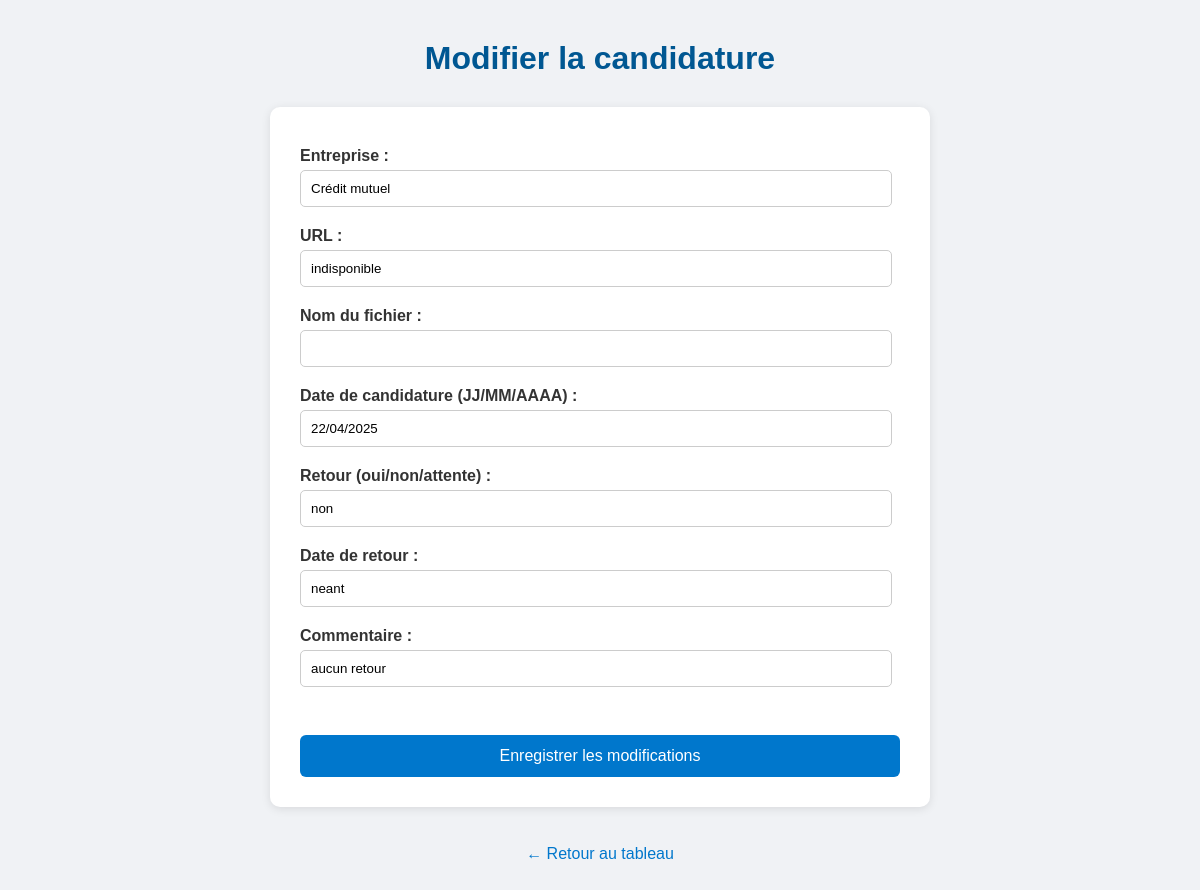
Page /modifier/2 on the committed database.
### tables this page shows
CREATE TABLE alternance (
            id INTEGER PRIMARY KEY AUTOINCREMENT,
            entreprise TEXT,
            url TEXT,
            sauvegarde_locale TEXT,
            date_candidature TEXT,
            retour_oui_ou_non TEXT,
            date_de_retour TEXT,
            commentaire TEXT
        );

### app.py (the view)
@app.route('/modifier/<int:id>', methods=['GET', 'POST'])
def modifier(id):
    con = sqlite3.connect(str(db_path))
    cur = con.cursor()
    if request.method == 'POST':
        entreprise = request.form['entreprise']
        url = request.form['url']
        nom_fichier = request.form['nom_fichier']
        sauvegarde_locale = sauvegarder_page_web_curl(url, str(Path("pages_enregistrées")), nom_fichier)
        date_candidature = request.form['date_candidature']
        retour_oui_ou_non = request.form['retour_oui_ou_non']
        date_de_retour = request.form['date_de_retour']
        commentaire = request.form['commentaire']
        cur.execute('''UPDATE alternance SET
            entreprise=?, url=?, sauvegarde_locale=?, date_candidature=?,
            retour_oui_ou_non=?, date_de_retour=?, commentaire=?
            WHERE id=?''',
            (entreprise, url, sauvegarde_locale, date_candidature,
             retour_oui_ou_non, date_de_retour, commentaire, id))
        con.commit()
        con.close()
        return redirect('/')
    else:
        cur.execute("SELECT * FROM alternance WHERE id=?", (id,))
        ligne = cur.fetchone()
        con.close()
        return render_template('modifier.html', ligne=ligne)

### templates/modifier.html (shortened to what this page needs)
<!DOCTYPE html>
<html lang="fr">
<head>
    <link rel="stylesheet" href="{{ url_for('static', filename='style_modifier.css') }}">
</head>
<body>
    <h1>Modifier la candidature</h1>
    <form method="post">
        <label>Entreprise :
            <input type="text" name="entreprise" value="{{ ligne[1] }}" required>
        </label>
        <label>URL :
            <input type="url" name="url" value="{{ ligne[2] }}" required>
        </label>
        <label>Nom du fichier :
            <input type="text" name="nom_fichier" required>
        </label>
        <label>Date de candidature (JJ/MM/AAAA) :
            <input type="text" name="date_candidature" value="{{ ligne[4] }}" required>
        </label>
        <label>Retour (oui/non/attente) :
            <input type="text" name="retour_oui_ou_non" value="{{ ligne[5] }}" required>
        </label>
        <label>Date de retour :
            <input type="text" name="date_de_retour" value="{{ ligne[6] }}">
        </label>
        <label>Commentaire :
            <input type="text" name="commentaire" value="{{ ligne[7] }}">
        </label>
        <br>
        <button type="submit">Enregistrer les modifications</button>
    </form>
    <br>
    <a href="/">← Retour au tableau</a>
</body>
</html>

### static/style_modifier.css (style rules this page uses)
body { background-color: #f0f2f5; font-family: Arial, sans-serif; margin: 40px; color: #333; }
h1 { text-align: center; color: #005792; margin-bottom: 30px; }
form { max-width: 600px; margin: auto; background: white; padding: 30px; border-radius: 10px; box-shadow: 0 2px 10px rgba(0,0,0,0.1); }
label { display: block; margin-top: 15px; font-weight: bold; }
input[type="text"], input[type="url"] { width: 95%; padding: 10px; margin-top: 5px; margin-bottom: 10px; border: 1px solid #ccc; border-radius: 5px; }
button { display: block; width: 100%; padding: 12px; margin-top: 20px; background-color: #0077cc; color: white; font-size: 16px; border: none; border-radius: 6px; cursor: pointer; transition: background-color 0.3s; }
a { display: block; text-align: center; margin-top: 20px; color: #0077cc; text-decoration: none; }

### templates/modifier.html (style rules this page uses)
label { display: block; margin-top: 10px; }

### rows in the picture
alternance: entreprise "Crédit mutuel", url "indisponible", date_candidature "22/04/2025", retour_oui_ou_non "non", date_de_retour "neant", commentaire "aucun retour"
